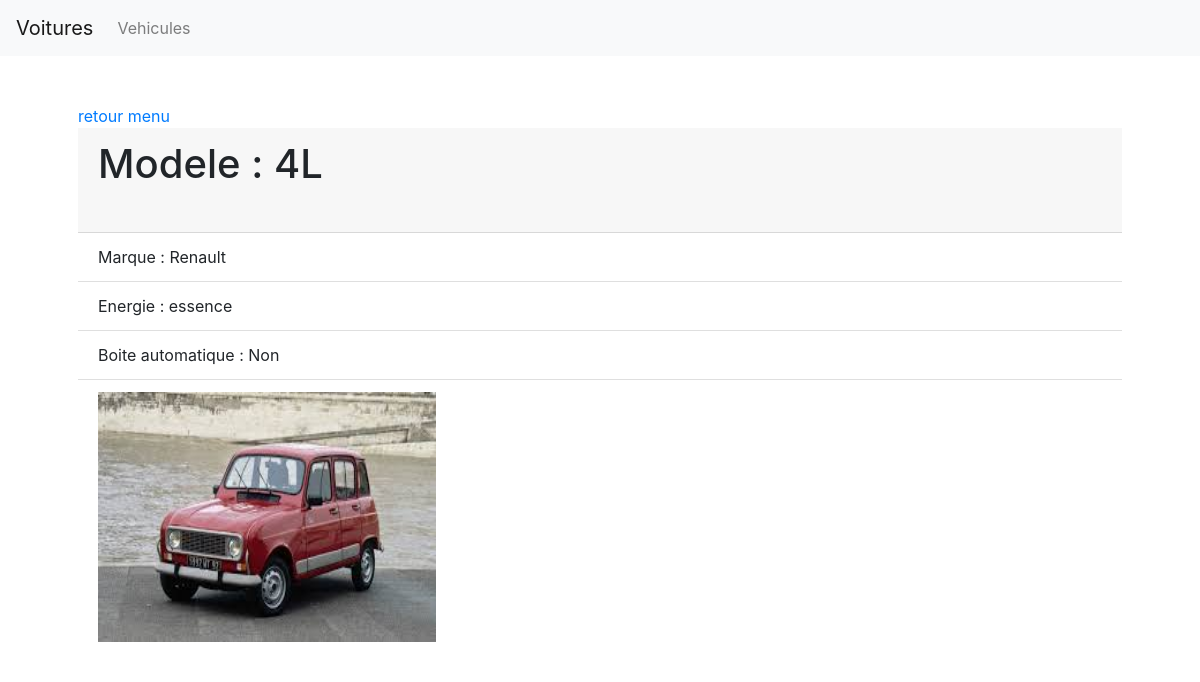
The page /index.php?controller=vehicule&action=editvehicule&id=4 on the database its author committed.
### tables this page shows
CREATE TABLE `vehicule` (
  `id` int(11) NOT NULL AUTO_INCREMENT,
  `marque` varchar(50) NOT NULL,
  `modele` varchar(50) NOT NULL,
  `energie` varchar(50) DEFAULT NULL,
  `boiteauto` tinyint(4) DEFAULT NULL,
  `image` varchar(50) DEFAULT NULL,
  PRIMARY KEY (`id`),
  UNIQUE KEY `id_UNIQUE` (`id`)
);

### controller/vehiculeController.php (called while the page is built, shortened)
<?php
 class VehiculeController{
    public function editeVehicule($id)
    {
        $vehiculeManager = new VehiculeManager();
        $monVehicule= $vehiculeManager->getOnevehicule($id);
       require 'view/vehiculdetail.php';
    }
    }
?>

### model/Manager/dbManager.php (called while the page is built, shortened)
<?php
    class DbManager{
        private $host = 'localhost';
        private $dbName = 'voiture';
        private $username = 'root';
        private $password = '';
        public function __construct()
        {
            try {
                $this->bdd = new PDO('mysql:host='.$this->host.'; dbname='. $this->dbName , $this->username, $this->password);
            }
            catch(Exception $e) {
                die('Erreur '.$e->getMessage());
            }
        }
    }
?>

### model/Manager/vehiculeManager.php (called while the page is built, shortened)
<?php
    class VehiculeManager extends  DbManager{
        public function getOneVehicule($id){
            $query = $this->bdd->prepare('SELECT * FROM vehicule WHERE id = :id');
            $query->execute(['id'=> $id]);
            $fetchRes = $query->fetch();
            $vehicule=new Vehicule($fetchRes['id'],$fetchRes['marque'],$fetchRes['modele'],$fetchRes['energie'],$fetchRes['boiteauto'],$fetchRes['image']);
            return $vehicule;
       }
    }
?>

### model/class/vehicule.php (called while the page is built, shortened)
<?php
    class Vehicule{
        private $marque;
        private $modele;
        private $energie;
        private $boiteauto;
        private $image;
        public function __construct($id=null, $marque=null, $modele=null, $energie=null, $boiteauto=null, $image=null)
        {
            $this->marque = $marque;
            $this->modele = $modele;
            $this->energie = $energie;
            $this->boiteauto = $boiteauto;
            $this->image = $image;
        }
        public function getMarque()
        {
                return $this->marque;
        }
        public function getModele()
        {
                return $this->modele;
        }
        public function getEnergie()
        {
                return $this->energie;
        }
        public function getBoiteauto()
        {
                return $this->boiteauto;
        }
        public function getImage()
        {
                return $this->image;
        }
    }
?>

### view/vehiculdetail.php (the view)
<main role="main">
    <div class="container p-5">
        <div class="row">
           <div class="col-md-12 ">
                <a title="retour" href="index.php?controller=vehicule&action=affichage">retour menu</a>
                <div class="card-header">
                     <h1>Modele : <?php echo($monVehicule->getModele()) ?></h1><br>
                </div>
                <ul class="list-group list-group-flush">
                    <li class="list-group-item">Marque : <?php echo($monVehicule->getMarque()) ?> </li>
                    <li class="list-group-item">Energie : <?php echo($monVehicule->getEnergie()) ?> </li>
                    <li class="list-group-item">Boite automatique : <?php echo($monVehicule->getboiteauto() ? "Oui" : "Non") ?> </li>
                    <li class="list-group-item">
                        <?php
                        if($monVehicule->getimage()!=""){
                        ?>
                        <img  height="250" width="338" src="<?php echo('view/telechargement/'.$monVehicule->getimage()); ?>"/>
                        <?php
                         }
                        ?>
                    </li>
                </ul>
             </div>
         </div>
    </div>
</main>

### rows shown on the page
vehicule: modele "4L", marque "Renault", energie "essence", image (picture)
